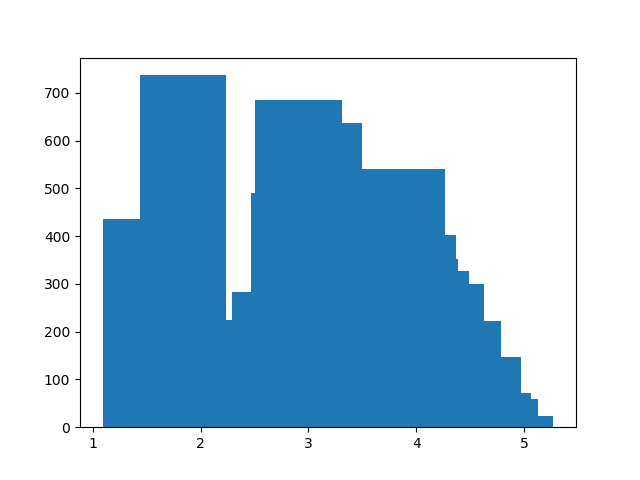

This figure's Python source:
import pandas as pd
import numpy as np
import matplotlib.pyplot as plt

r_cols = ['user_id', 'movie_id', 'rating']
ratings = pd.read_csv('data/data.txt', sep='\t', names=r_cols, encoding='latin-1')
ratings = np.array(ratings)
users = ratings[ratings[:,0].argsort()]
rats = [0]*943
cnts = [0]*943
for i in range(0, ratings.shape[0]):
	rats[users[i, 0] - 1] += users[i, 2]
	cnts[users[i, 0] - 1] += 1

rats = np.array(rats)
cnts = np.array(cnts)

avgs = rats / cnts

plt.bar(avgs, cnts)
plt.show()
